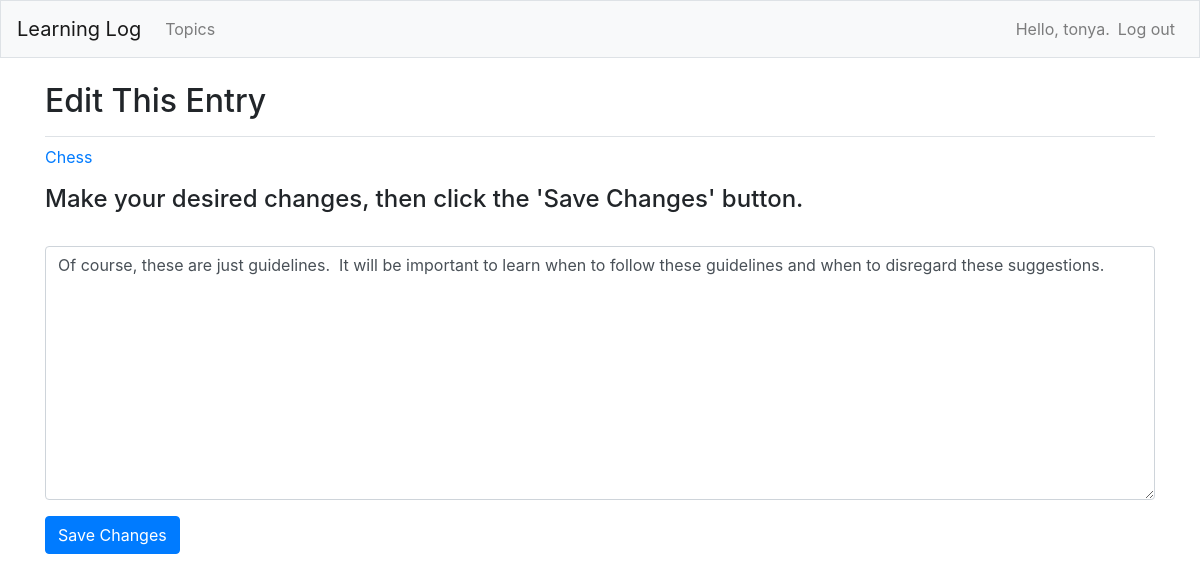
The page /edit_entry/2/ (signed in) on the database its author committed.
### learning_logs/models.py (models this page shows, shortened)
class Topic(models.Model):
    text = models.CharField(max_length=200)
    date_added = models.DateTimeField(auto_now_add=True)
    owner = models.ForeignKey(User, on_delete=models.CASCADE)
    def __str__(self):
        return self.text

class Entry(models.Model):
    topic = models.ForeignKey(Topic, on_delete=models.CASCADE)
    text = models.TextField()
    date_added = models.DateTimeField(auto_now_add=True)
    class Meta:
        verbose_name_plural = 'entries'

### learning_logs/views.py (the view)
# urls.py: path('edit_entry/<int:entry_id>/', views.edit_entry, name='edit_entry'),
@login_required
def edit_entry(request, entry_id):
    entry = Entry.objects.get(id=entry_id)
    topic = entry.topic
    if topic.owner != request.user:
        raise Http404
    if request.method != 'POST':
        form = EntryForm(instance=entry)
    else:
        form = EntryForm(instance=entry, data=request.POST)
        if form.is_valid():
            form.save()
            return redirect('learning_logs:topic', topic_id=topic.id)
    context = {'entry': entry, 'topic': topic, 'form': form}
    return render(request, 'learning_logs/edit_entry.html', context)

### learning_logs/forms.py
class EntryForm(forms.ModelForm):
    class Meta:
        model = Entry
        fields = ['text']
        labels = {'text': ''}
        widgets = {'text': forms.Textarea(attrs={'cols': 90})}

### learning_logs/templates/learning_logs/edit_entry.html (shortened to what this page needs)
{% extends "learning_logs/base.html" %}
{% load bootstrap4 %}
{% block page_header %}
    <h2>Edit This Entry</h2>
{% endblock page_header %}
{% block content %}
    <p><a href="{% url 'learning_logs:topic' topic.id %}">{{ topic }}</a></p>
<h4>Make your desired changes, then click the 'Save Changes' button.</h4>
    <form method="post" action="{% url 'learning_logs:edit_entry' entry.id %}" class="form">
        {% bootstrap_form form %}
        {% buttons %}
            <button name="submit" class="btn btn-primary">Save Changes</button>
        {% endbuttons %}
    </form>
{% endblock content %}

### learning_logs/templates/learning_logs/base.html (shortened to what this page needs)
{% load bootstrap4 %}
<!doctype html>
<html lang="en">
<head>
  {% bootstrap_css %}
</head>
<body>
    <nav class="navbar navbar-expand-md navbar-light bg-light mb-4 border">
        <a class="navbar-brand" href="{% url 'learning_logs:index' %}">
          Learning Log</a>
      <div class="collapse navbar-collapse" id="navbarCollapse">
        <ul class="navbar-nav mr-auto">
          <li class="nav-item">
            <a class="nav-link" href="{% url 'learning_logs:topics' %}">
              Topics</a>
          </li>
        </ul>
        <ul class="navbar-nav ml-auto">
          {% if user.is_authenticated %}
            <li class="nav-item">
              <span class="navbar-text">Hello, {{ user.username }}.</span>
            </li>
            <li class="nav-item">
              <a class="nav-link" href="{% url 'users:logout' %}">Log out</a>
            </li>
          {% endif %}
        </ul>
      </div>
    </nav>
    <main role="main" class="container">
      <div class="pb-2 mb-2 border-bottom">
        {% block page_header %}{% endblock page_header %}
      </div>
      <div>
        {% block content %}{% endblock content %}
      </div>
    </main>
</body>
</html>

### rows shown on the page
Topic: text "Chess"
Entry: text "Of course, these are just guidelines. It will be important to learn when to follow these guidelines and when to disregard these suggestions."

### other values the page prints
{{ user.username }} "tonya"
